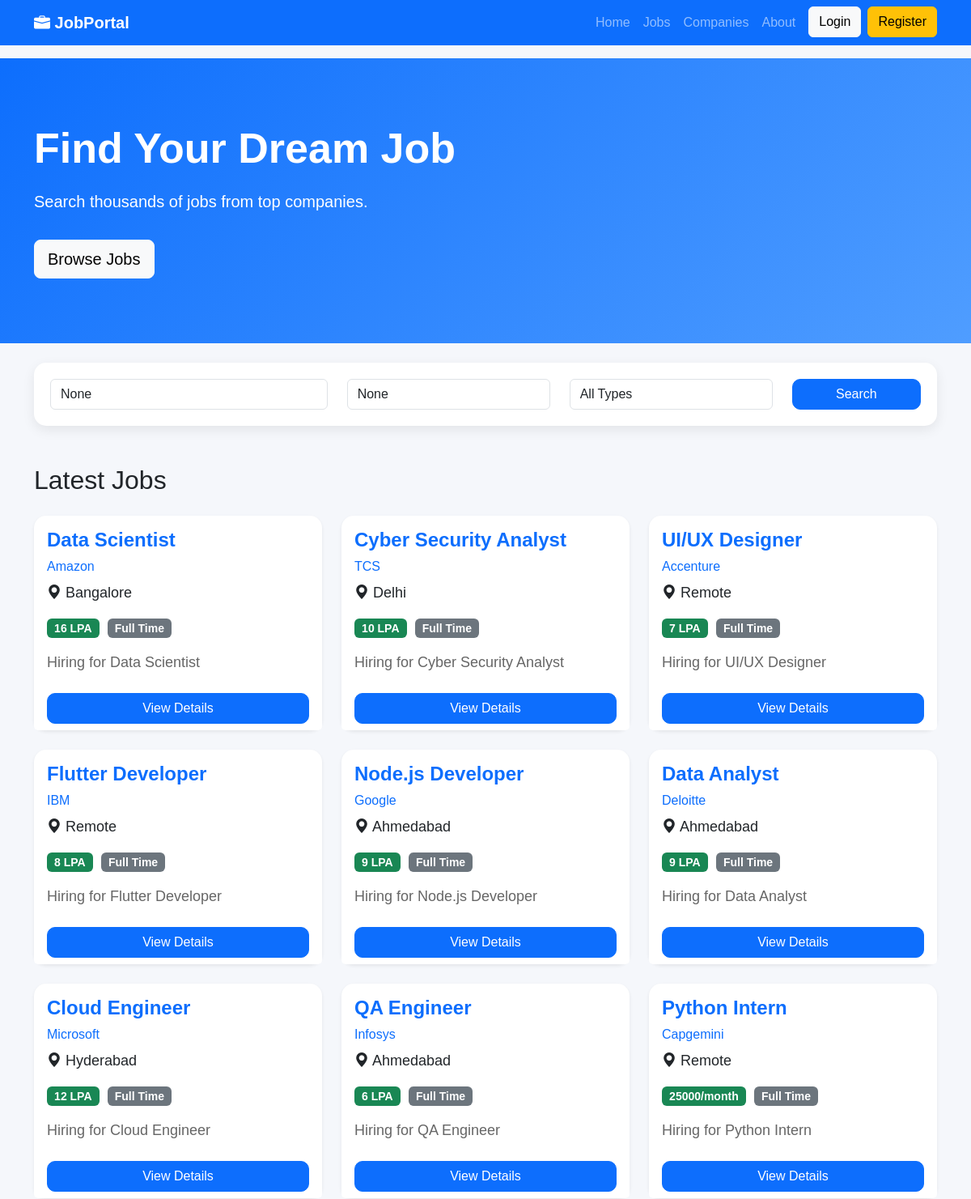
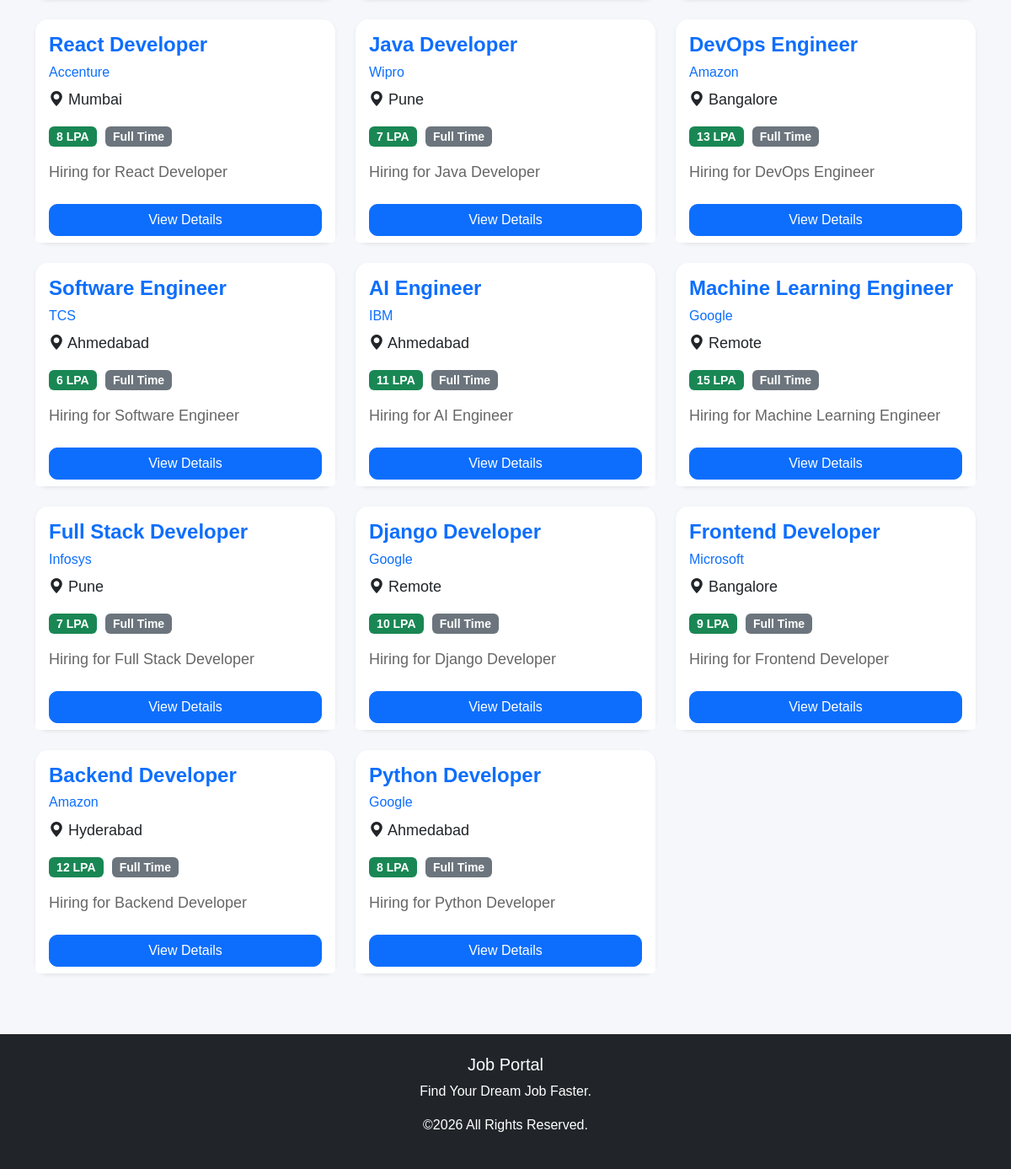
The page / on the database its author committed (2 pictures, top to bottom).
### jobs/models.py (models this page shows, shortened)
class Job(models.Model):
    class EmploymentType(models.TextChoices):
        FULL_TIME = "full_time", "Full Time"
        PART_TIME = "part_time", "Part Time"
        CONTRACT = "contract", "Contract"
        INTERNSHIP = "internship", "Internship"
    title = models.CharField(max_length=200)
    company = models.ForeignKey(Company,on_delete=models.CASCADE)
    location = models.CharField(max_length=200)
    salary = models.CharField(max_length=100)
    description = models.TextField()
    employment_type = models.CharField(
        max_length=20,
        choices=EmploymentType.choices,
        default=EmploymentType.FULL_TIME,
    )
    is_active = models.BooleanField(default=True)
    created_at = models.DateTimeField(auto_now_add=True)
    updated_at = models.DateTimeField(default=timezone.now)
    class Meta:
        ordering = ["-created_at"]

class Company(models.Model):
    name = models.CharField(max_length=200)
    logo = models.ImageField(
        upload_to="company_logo/",
        blank=True,
        null=True
    )
    website = models.URLField(
        blank=True,
        null=True
    )
    email = models.EmailField(
        blank=True,
        null=True
    )
    location = models.CharField(
        max_length=200,
        blank=True,
        null=True
    )
    description = models.TextField(
        blank=True,
        null=True
    )

### jobs/views.py (the view)
# urls.py: 2. Add a URL to urlpatterns:  path('', views.home, name='home')
def home(request):
    jobs = Job.objects.filter(is_active=True)
    search = request.GET.get("search")
    location = request.GET.get("location")
    job_type = request.GET.get("type")
    if search:
        jobs = jobs.filter(title__icontains=search)
    if location:
        jobs = jobs.filter(location__icontains=location)
    if job_type:
        jobs = jobs.filter(employment_type=job_type)
    context = {
        "jobs": jobs,
        "search": search,
        "location": location,
        "job_type": job_type,
        "employment_types": Job.EmploymentType.choices,
    }
    return render(request, "jobs/home.html", context)

### templates/jobs/home.html (shortened to what this page needs)
{% extends 'base.html' %}
{% block content %}
<section class="hero">
<div class="container">
<div class="row">
<div class="col-lg-7">
<h1>Find Your Dream Job</h1>
<p>
Search thousands of jobs from top companies.
</p>
<a href="#jobs"
class="btn btn-light btn-lg mt-3">
Browse Jobs
</a>
</div>
</div>
</div>
</section>
<div class="container mt-4">
<form method="GET">
<div class="row">
<div class="col-md-4">
<input
type="text"
name="search"
class="form-control"
placeholder="Search Job..."
value="{{ search }}">
</div>
<div class="col-md-3">
<input
type="text"
name="location"
class="form-control"
placeholder="Location"
value="{{ location }}">
</div>
<div class="col-md-3">
<select
name="type"
class="form-control">
<option value="">All Types</option>
</select>
</div>
<div class="col-md-2">
<button
class="btn btn-primary w-100">
Search
</button>
</div>
</div>
</form>
</div>
<div class="container mt-5"
id="jobs">
<h2 class="mb-4">
Latest Jobs
</h2>
<div class="row">
{% for job in jobs %}
<div class="col-md-4 mb-4">
<div class="card shadow-sm h-100">
    <div class="card-body">
        <h4 class="card-title">
            {{ job.title }}
        </h4>
       <h6 class="text-primary">
    <a href="{% url 'company_detail' job.company.id %}"
       class="text-decoration-none">
        {{ job.company.name }}
    </a>
</h6>
        <p>
            <i class="bi bi-geo-alt-fill"></i>
            {{ job.location }}
        </p>
        <p>
            <span class="badge bg-success">
                {{ job.salary }}
            </span>
            <span class="badge bg-secondary">
                {{ job.get_employment_type_display }}
            </span>
        </p>
        <p class="card-text">
            {{ job.description|truncatechars:120 }}
        </p>
    </div>
    <div class="card-footer bg-white">
        <a href="{% url 'job_detail' job.id %}"
           class="btn btn-primary w-100">
            View Details
        </a>
    </div>
</div>
</div>
{% empty %}
<div class="alert alert-info">
No Jobs Available
</div>
{% endfor %}
</div>
</div>
{% endblock %}

### static/style.css (style rules this page uses)
body { background:#f6f8fc; font-family:Arial,Helvetica,sans-serif; }
.hero { background:linear-gradient(135deg,#0d6efd,#4da3ff); color:white; padding:100px 0; }
.hero h1 { font-size:55px; font-weight:bold; }
.hero p { font-size:20px; margin-top:20px; }
body { background:#f5f7fb; font-family:Arial, Helvetica, sans-serif; }
.hero { background:linear-gradient(135deg,#0d6efd,#4f9dff); color:white; padding:80px 0; }
.hero h1 { font-size:52px; font-weight:bold; }
.hero p { font-size:20px; }
form { background:white; padding:20px; border-radius:15px; box-shadow:0 5px 15px rgba(0,0,0,.08); }
.card { border:none; border-radius:15px; transition:.3s; }
.card-title { font-weight:bold; color:#0d6efd; }
.card-text { color:#666; }
.card-footer { border:none; }
.badge { font-size:14px; margin-right:5px; }
.btn-primary { border-radius:10px; }
.card { border-radius:15px; transition:.3s; }
.card p { font-size:18px; margin-top:10px; }

### rows shown on the page
Job: title "Data Scientist", company.name "Amazon", location "Bangalore", salary "16 LPA", employment_type "Full Time", description "Hiring for Data Scientist"
Job: title "Cyber Security Analyst", company.name "TCS", location "Delhi", salary "10 LPA", employment_type "Full Time", description "Hiring for Cyber Security Analyst"
Job: title "UI/UX Designer", company.name "Accenture", location "Remote", salary "7 LPA", employment_type "Full Time", description "Hiring for UI/UX Designer"
Job: title "Flutter Developer", company.name "IBM", location "Remote", salary "8 LPA", employment_type "Full Time", description "Hiring for Flutter Developer"
Job: title "Node.js Developer", company.name "Google", location "Ahmedabad", salary "9 LPA", employment_type "Full Time", description "Hiring for Node.js Developer"
Job: title "Data Analyst", company.name "Deloitte", location "Ahmedabad", salary "9 LPA", employment_type "Full Time", description "Hiring for Data Analyst"
Job: title "Cloud Engineer", company.name "Microsoft", location "Hyderabad", salary "12 LPA", employment_type "Full Time", description "Hiring for Cloud Engineer"
Job: title "QA Engineer", company.name "Infosys", location "Ahmedabad", salary "6 LPA", employment_type "Full Time", description "Hiring for QA Engineer"
Job: title "Python Intern", company.name "Capgemini", location "Remote", salary "25000/month", employment_type "Full Time", description "Hiring for Python Intern"
Job: title "React Developer", company.name "Accenture", location "Mumbai", salary "8 LPA", employment_type "Full Time", description "Hiring for React Developer"
Job: title "Java Developer", company.name "Wipro", location "Pune", salary "7 LPA", employment_type "Full Time", description "Hiring for Java Developer"
Job: title "DevOps Engineer", company.name "Amazon", location "Bangalore", salary "13 LPA", employment_type "Full Time", description "Hiring for DevOps Engineer"
Job: title "Software Engineer", company.name "TCS", location "Ahmedabad", salary "6 LPA", employment_type "Full Time", description "Hiring for Software Engineer"
Job: title "AI Engineer", company.name "IBM", location "Ahmedabad", salary "11 LPA", employment_type "Full Time", description "Hiring for AI Engineer"
Job: title "Machine Learning Engineer", company.name "Google", location "Remote", salary "15 LPA", employment_type "Full Time", description "Hiring for Machine Learning Engineer"
Job: title "Full Stack Developer", company.name "Infosys", location "Pune", salary "7 LPA", employment_type "Full Time", description "Hiring for Full Stack Developer"
Job: title "Django Developer", company.name "Google", location "Remote", salary "10 LPA", employment_type "Full Time", description "Hiring for Django Developer"
Job: title "Frontend Developer", company.name "Microsoft", location "Bangalore", salary "9 LPA", employment_type "Full Time", description "Hiring for Frontend Developer"
Job: title "Backend Developer", company.name "Amazon", location "Hyderabad", salary "12 LPA", employment_type "Full Time", description "Hiring for Backend Developer"
Job: title "Python Developer", company.name "Google", location "Ahmedabad", salary "8 LPA", employment_type "Full Time", description "Hiring for Python Developer"
